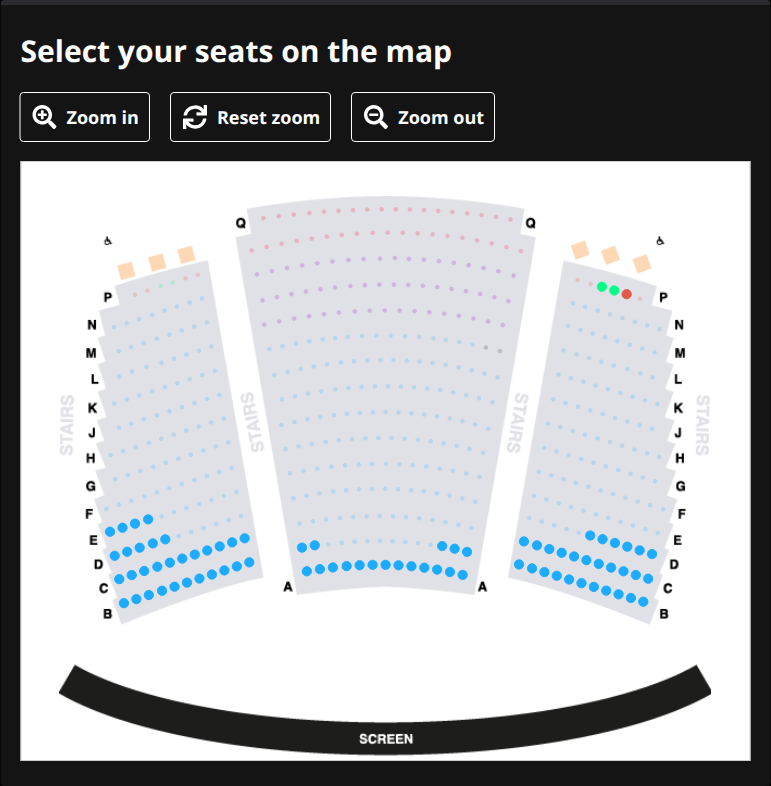
#> input picture seat-maps/2026-08-10_12-00.png, 771 x 786 px
$ python detect_all_grid.py
#> lines starting #> are read from the running program, lines starting #| are printed output that depends on the picture; after the words box and inside, x2 and y2 are one past the last pixel; in counts of white or black regions, pixels touching at a corner belong together
"""Detect ALL seats in the seat map using contour-based circle detection, regardless of color."""

import cv2
import json
import numpy as np

# Use the image with most available seats
img = cv2.imread("seat-maps/2026-08-10_12-00.png")
#> img is the input picture: shape (786, 771, 3); mean B, G, R 176.5, 174.1, 172.3
gray = cv2.cvtColor(img, cv2.COLOR_BGR2GRAY)
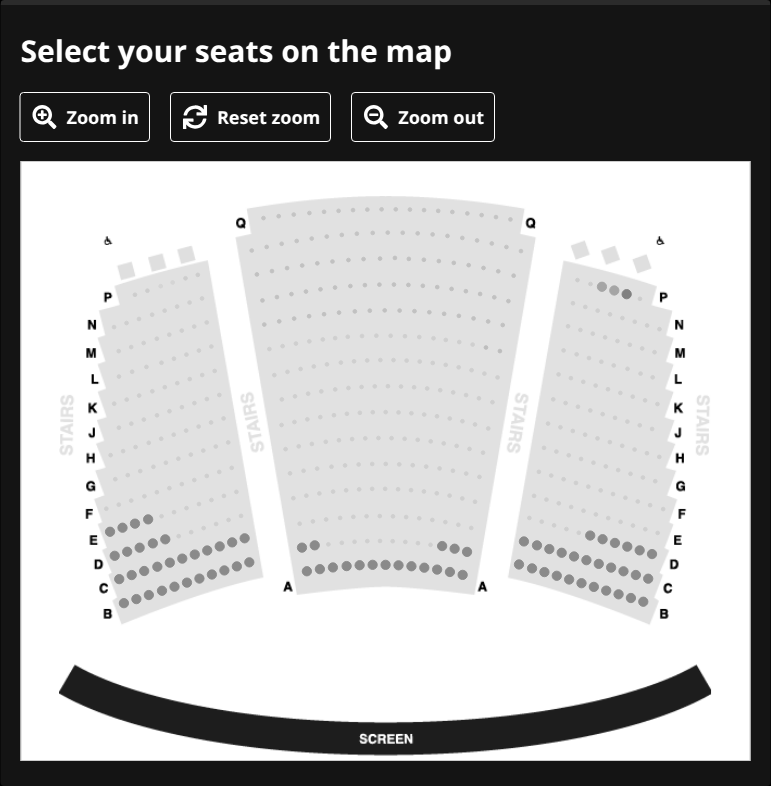
#> gray: shape (786, 771); min 0, max 255, mean 173.8
h, w = gray.shape
#> h = 786; w = 771
print(f"Image: {w}x{h}")
#| Image: 771x786

# The seat map area is roughly y=290-610, x=100-670
# Seats are small circles ~9px diameter

# Try threshold-based segmentation: seats are lighter than background
# Use adaptive thresholding to find all seat-like blobs
_, binary = cv2.threshold(gray, 100, 255, cv2.THRESH_BINARY)
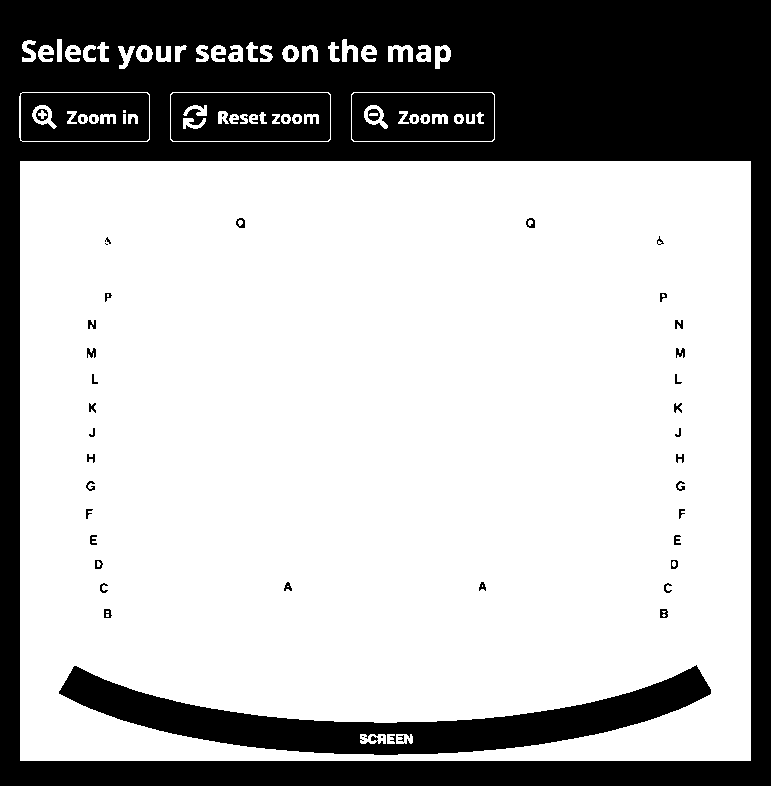
#> binary: shape (786, 771); 70% white; 61 black regions (21 under 20 px)

# Find contours
contours, _ = cv2.findContours(binary, cv2.RETR_LIST, cv2.CHAIN_APPROX_SIMPLE)
#> contours = 137 contours, 25 with area under 20; largest, box (x1, y1, x2, y2) and area: (20, 161, 751, 761) 437270, (58, 664, 712, 756) 21664, (170, 92, 331, 142) 7832, (170, 92, 331, 142) 7822, (351, 92, 495, 142) 6999

# Filter contours by area and circularity
seats = []
for cnt in contours:
    area = cv2.contourArea(cnt)
    if 30 < area < 200:  # seat circle area range
        (cx, cy), radius = cv2.minEnclosingCircle(cnt)
        # Check circularity
        perimeter = cv2.arcLength(cnt, True)
        if perimeter == 0:
            continue
        circularity = 4 * np.pi * area / (perimeter * perimeter)
        if circularity > 0.4:  # reasonably circular
            # Only keep seats in the seat map area
            if 280 < cy < 620 and 90 < cx < 680:
                seats.append({"x": int(cx), "y": int(cy), "area": area})
#> this loop made 137 passes
#> (area, cx, cy, radius, perimeter, circularity) on passes 3, 5, 6, 7, 8, 14, 15, 18, 19, 20, 21, 24: (34, 373.9, 738.5, 4.16, 24.97, 0.685), (33, 401, 738, 4.47, 34.14, 0.356), (120, 403.8, 738.5, 8.96, 62.97, 0.38), (42, 390.5, 738.5, 5.7, 46.49, 0.244), (179.5, 372.5, 738.5, 13.29, 91.36, 0.27), (83, 663, 613, 5.83, 35.31, 0.836), (77.5, 107, 613, 5.83, 33.9, 0.847), (55, 667.5, 587.6, 5.61, 45.46, 0.334), (56, 103.5, 587.6, 5.61, 45.46, 0.341), (54, 482, 586.4, 5.49, 32.97, 0.624), (57.5, 287.5, 586.6, 5.63, 34.38, 0.611), (72.5, 673.5, 564, 5.59, 31.9, 0.895)
#> (area, cx, cy, radius) on pass 131: (159, 46, 53.5, 9.01)
#> after the loop, seats = 12 items

print(f"Detected {len(seats)} seats")
#| Detected 12 seats

# Sort by y then x
seats.sort(key=lambda s: (s["y"], s["x"]))

# Analyze y-distribution for rows
ys = [s["y"] for s in seats]
#> ys = [297, 297, 378, 378, 432, 432, 564, 564, 586, 586, 613, 613]
print(f"Y range: {min(ys)} - {max(ys)}")
#| Y range: 297 - 613

# Save for further analysis
with open("all-grid-seats.json", "w") as f:
    json.dump(seats, f, indent=2)

# Cluster by Y
y_vals = sorted(set(ys), reverse=True)
#> y_vals = [613, 586, 564, 432, 378, 297]
rows = []
for y in y_vals:
    if not rows or abs(y - np.mean(rows[-1])) > 10:
        rows.append([y])
    else:
        rows[-1].append(y)
#> this loop made 6 passes
#> y on passes 1 to 6: 613, 586, 564, 432, 378, 297
#> after the loop, rows = [[613], [586], [564], [432], [378], [297]]

print(f"\nRow clusters (10px threshold): {len(rows)}")
#| Row clusters (10px threshold): 6
for i, row in enumerate(rows):
    y_avg = np.mean(row)
    row_seats = [s for s in seats if abs(s["y"] - y_avg) <= 6]
    xs = sorted([s["x"] for s in row_seats])
    print(f"  row {i}: y={y_avg:.0f}, seats={len(row_seats)}, x={min(xs)}-{max(xs)}")
#> this loop made 6 passes
#> (row, y_avg, xs) on passes 1 to 6: ([613], 613, [107, 663]), ([586], 586, [287, 482]), ([564], 564, [97, 673]), ([432], 432, [92, 678]), ([378], 378, [94, 677]), ([297], 297, [107, 662])
#|   row 0: y=613, seats=2, x=107-663
#|   row 1: y=586, seats=2, x=287-482
#|   row 2: y=564, seats=2, x=97-673
#|   row 3: y=432, seats=2, x=92-678
#|   row 4: y=378, seats=2, x=94-677
#|   row 5: y=297, seats=2, x=107-662

# Draw on image
annotated = img.copy()
for s in seats:
    cv2.circle(annotated, (s["x"], s["y"]), 5, (0, 255, 0), 1)
#> this loop made 12 passes
#> s on passes 1 to 12: {'x': 107, 'y': 297, 'area': 51}, {'x': 662, 'y': 297, 'area': 56.5}, {'x': 94, 'y': 378, 'area': 42.5}, {'x': 677, 'y': 378, 'area': 44}, {'x': 92, 'y': 432, 'area': 39}, {'x': 678, 'y': 432, 'area': 39}, {'x': 97, 'y': 564, 'area': 77}, {'x': 673, 'y': 564, 'area': 72.5}, {'x': 287, 'y': 586, 'area': 57.5}, {'x': 482, 'y': 586, 'area': 54}, {'x': 107, 'y': 613, 'area': 77.5}, {'x': 663, 'y': 613, 'area': 83}
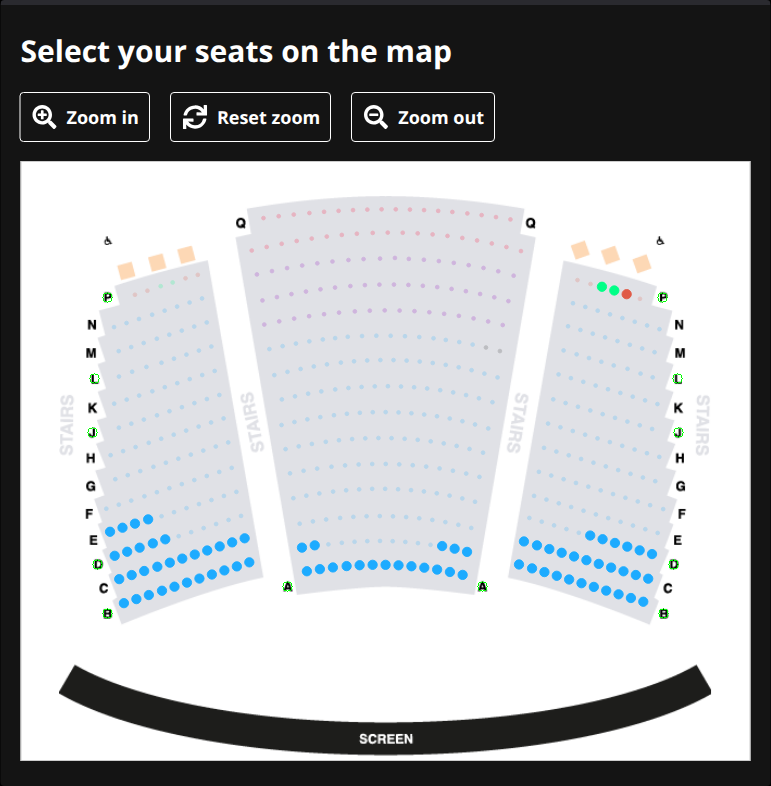
#> annotated: shape (786, 771, 3); 0.06% of pixels changed, all inside (x1, y1, x2, y2) = (87, 292, 684, 619)
cv2.imwrite("all-grid-annotated.png", annotated)
print("\nSaved all-grid-annotated.png")
